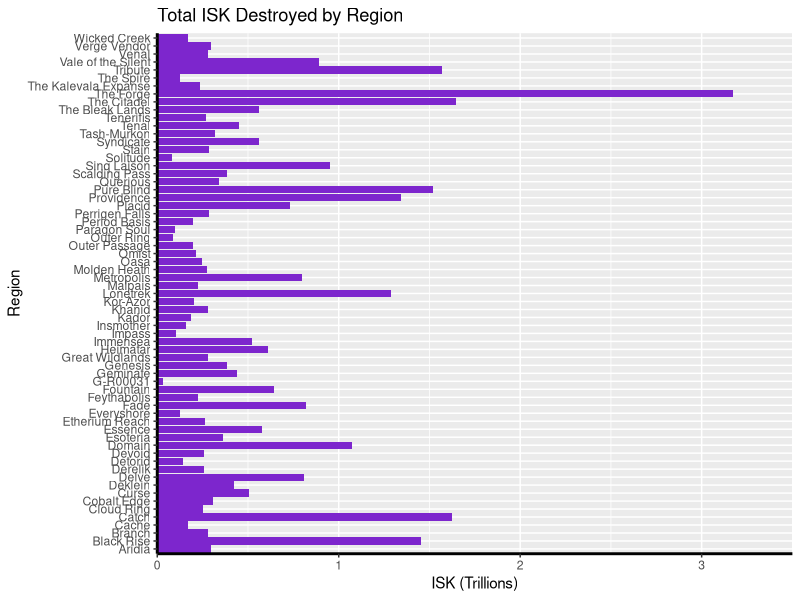

Source code (R):
## ---- chunk 1
knitr::opts_chunk$set(echo = TRUE)
## ---- chunk 2
library(ggplot2)
## ---- chunk 3

RegionalStats <- read.csv("data/RegionalStats.csv") #Import the data from the csv
options("scipen"=999, "digits"=4) #stops R from using Scientific Notation when viewing destroyed ISK
regionName <- RegionalStats$regionName
totalDest <- c(RegionalStats$total.destroyed)

totalDest <- totalDest*0.000000000001 #Brings the ISK value to more viewable number (in the Trillions)

df <- data.frame(regionName, totalDest) #Creates a dataframe for use in ggplot

ggplot(data=df, aes(x=regionName, y=totalDest)) + geom_bar(fill="purple3", stat="identity", linetype=2) + 
  scale_fill_hue () + 
  coord_flip() +
  theme(axis.line = element_line(color = "black", size=1, linetype="solid")) +
  labs(title = "Total ISK Destroyed by Region", y="ISK (Trillions)", x="Region") +
  scale_y_continuous(expand = c(0,0), limits = c(0,3.5))
